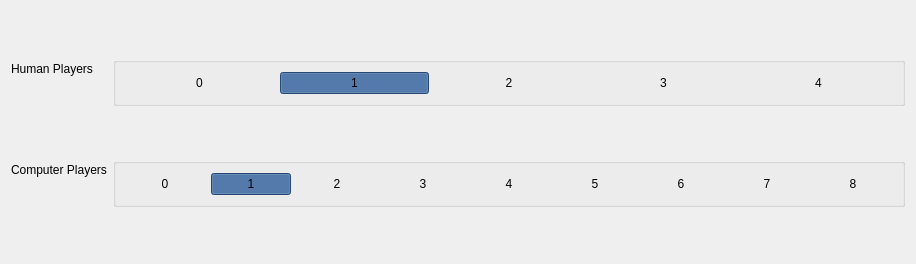
          <widget class="QWidget" name="tabPlayerCount">
           <attribute name="title">
            <string>Player Count</string>
           </attribute>
           <layout class="QFormLayout" name="formLayout_2">
            <item row="0" column="0">
             <spacer name="verticalSpacer_2">
              <property name="orientation">
               <enum>Qt::Vertical</enum>
              </property>
              <property name="sizeHint" stdset="0">
               <size>
                <width>20</width>
                <height>40</height>
               </size>
              </property>
             </spacer>
            </item>
            <item row="1" column="0">
             <widget class="QLabel" name="label_4">
              <property name="text">
               <string>Human Players</string>
              </property>
             </widget>
            </item>
            <item row="1" column="1">
             <widget class="QGroupBox" name="groupBox">
              <property name="title">
               <string notr="true"/>
              </property>
              <property name="flat">
               <bool>true</bool>
              </property>
              <layout class="QHBoxLayout" name="horizontalLayout_3">
               <item>
                <widget class="QPushButton" name="buttonHP0">
                 <property name="styleSheet">
                  <string notr="true">background-color: rgb(52, 101, 164);</string>
                 </property>
                 <property name="text">
                  <string>0</string>
                 </property>
                 <property name="checkable">
                  <bool>true</bool>
                 </property>
                 <property name="autoExclusive">
                  <bool>true</bool>
                 </property>
                 <property name="flat">
                  <bool>true</bool>
                 </property>
                </widget>
               </item>
               <item>
                <widget class="QPushButton" name="buttonHP1">
                 <property name="styleSheet">
                  <string notr="true">background-color: rgb(52, 101, 164);</string>
                 </property>
                 <property name="text">
                  <string>1</string>
                 </property>
                 <property name="checkable">
                  <bool>true</bool>
                 </property>
                 <property name="checked">
                  <bool>true</bool>
                 </property>
                 <property name="autoExclusive">
                  <bool>true</bool>
                 </property>
                 <property name="flat">
                  <bool>true</bool>
                 </property>
                </widget>
               </item>
               <item>
                <widget class="QPushButton" name="buttonHP2">
                 <property name="styleSheet">
                  <string notr="true">background-color: rgb(52, 101, 164);</string>
                 </property>
                 <property name="text">
                  <string>2</string>
                 </property>
                 <property name="checkable">
                  <bool>true</bool>
                 </property>
                 <property name="autoExclusive">
                  <bool>true</bool>
                 </property>
                 <property name="flat">
                  <bool>true</bool>
                 </property>
                </widget>
               </item>
               <item>
                <widget class="QPushButton" name="buttonHP3">
                 <property name="styleSheet">
                  <string notr="true">background-color: rgb(52, 101, 164);</string>
                 </property>
                 <property name="text">
                  <string>3</string>
                 </property>
                 <property name="checkable">
                  <bool>true</bool>
                 </property>
                 <property name="autoExclusive">
                  <bool>true</bool>
                 </property>
                 <property name="flat">
                  <bool>true</bool>
                 </property>
                </widget>
               </item>
               <item>
                <widget class="QPushButton" name="buttonHP4">
                 <property name="styleSheet">
                  <string notr="true">background-color: rgb(52, 101, 164);</string>
                 </property>
                 <property name="text">
                  <string>4</string>
                 </property>
                 <property name="checkable">
                  <bool>true</bool>
                 </property>
                 <property name="autoExclusive">
                  <bool>true</bool>
                 </property>
                 <property name="flat">
                  <bool>true</bool>
                 </property>
                </widget>
               </item>
              </layout>
             </widget>
            </item>
            <item row="3" column="0">
             <widget class="QLabel" name="label_5">
              <property name="text">
               <string>Computer Players</string>
              </property>
             </widget>
            </item>
            <item row="2" column="0">
             <spacer name="verticalSpacer_3">
              <property name="orientation">
               <enum>Qt::Vertical</enum>
              </property>
              <property name="sizeHint" stdset="0">
               <size>
                <width>20</width>
                <height>40</height>
               </size>
              </property>
             </spacer>
            </item>
            <item row="7" column="0">
             <spacer name="verticalSpacer">
              <property name="orientation">
               <enum>Qt::Vertical</enum>
              </property>
              <property name="sizeHint" stdset="0">
               <size>
                <width>20</width>
                <height>40</height>
               </size>
              </property>
             </spacer>
            </item>
            <item row="3" column="1">
             <widget class="QGroupBox" name="groupBox_2">
              <property name="enabled">
               <bool>true</bool>
              </property>
              <property name="title">
               <string notr="true"/>
              </property>
              <property name="flat">
               <bool>true</bool>
              </property>
              <layout class="QHBoxLayout" name="horizontalLayout_4">
               <item>
                <widget class="QPushButton" name="buttonAP0">
                 <property name="styleSheet">
                  <string notr="true">background-color: rgb(52, 101, 164);</string>
                 </property>
                 <property name="text">
                  <string>0</string>
                 </property>
                 <property name="checkable">
                  <bool>true</bool>
                 </property>
                 <property name="autoExclusive">
                  <bool>true</bool>
                 </property>
                 <property name="flat">
                  <bool>true</bool>
                 </property>
                </widget>
               </item>
               <item>
                <widget class="QPushButton" name="buttonAP1">
                 <property name="styleSheet">
                  <string notr="true">background-color: rgb(52, 101, 164);</string>
                 </property>
                 <property name="text">
                  <string>1</string>
                 </property>
                 <property name="checkable">
                  <bool>true</bool>
                 </property>
                 <property name="checked">
                  <bool>true</bool>
                 </property>
                 <property name="autoExclusive">
                  <bool>true</bool>
                 </property>
                 <property name="flat">
                  <bool>true</bool>
                 </property>
                </widget>
               </item>
               <item>
                <widget class="QPushButton" name="buttonAP2">
                 <property name="styleSheet">
                  <string notr="true">background-color: rgb(52, 101, 164);</string>
                 </property>
                 <property name="text">
                  <string>2</string>
                 </property>
                 <property name="checkable">
                  <bool>true</bool>
                 </property>
                 <property name="autoExclusive">
                  <bool>true</bool>
                 </property>
                 <property name="flat">
                  <bool>true</bool>
                 </property>
                </widget>
               </item>
               <item>
                <widget class="QPushButton" name="buttonAP3">
                 <property name="styleSheet">
                  <string notr="true">background-color: rgb(52, 101, 164);</string>
                 </property>
                 <property name="text">
                  <string>3</string>
                 </property>
                 <property name="checkable">
                  <bool>true</bool>
                 </property>
                 <property name="autoExclusive">
                  <bool>true</bool>
                 </property>
                 <property name="flat">
                  <bool>true</bool>
                 </property>
                </widget>
               </item>
               <item>
                <widget class="QPushButton" name="buttonAP4">
                 <property name="styleSheet">
                  <string notr="true">background-color: rgb(52, 101, 164);</string>
                 </property>
                 <property name="text">
                  <string>4</string>
                 </property>
                 <property name="checkable">
                  <bool>true</bool>
                 </property>
                 <property name="autoExclusive">
                  <bool>true</bool>
                 </property>
                 <property name="flat">
                  <bool>true</bool>
                 </property>
                </widget>
               </item>
               <item>
                <widget class="QPushButton" name="buttonAP5">
                 <property name="styleSheet">
                  <string notr="true">background-color: rgb(52, 101, 164);</string>
                 </property>
                 <property name="text">
                  <string>5</string>
                 </property>
                 <property name="checkable">
                  <bool>true</bool>
                 </property>
                 <property name="autoExclusive">
                  <bool>true</bool>
                 </property>
                 <property name="flat">
                  <bool>true</bool>
                 </property>
                </widget>
               </item>
               <item>
                <widget class="QPushButton" name="buttonAP6">
                 <property name="styleSheet">
                  <string notr="true">background-color: rgb(52, 101, 164);</string>
                 </property>
                 <property name="text">
                  <string>6</string>
                 </property>
                 <property name="checkable">
                  <bool>true</bool>
                 </property>
                 <property name="autoExclusive">
                  <bool>true</bool>
                 </property>
                 <property name="flat">
                  <bool>true</bool>
                 </property>
                </widget>
               </item>
               <item>
                <widget class="QPushButton" name="buttonAP7">
                 <property name="styleSheet">
                  <string notr="true">background-color: rgb(52, 101, 164);</string>
                 </property>
                 <property name="text">
                  <string>7</string>
                 </property>
                 <property name="checkable">
                  <bool>true</bool>
                 </property>
                 <property name="autoExclusive">
                  <bool>true</bool>
                 </property>
                 <property name="flat">
                  <bool>true</bool>
                 </property>
                </widget>
               </item>
               <item>
                <widget class="QPushButton" name="buttonAP8">
                 <property name="styleSheet">
                  <string notr="true">background-color: rgb(52, 101, 164);</string>
                 </property>
                 <property name="text">
                  <string>8</string>
                 </property>
                 <property name="checkable">
                  <bool>true</bool>
                 </property>
                 <property name="autoExclusive">
                  <bool>true</bool>
                 </property>
                 <property name="flat">
                  <bool>true</bool>
                 </property>
                </widget>
               </item>
              </layout>
             </widget>
            </item>
           </layout>
          </widget>
